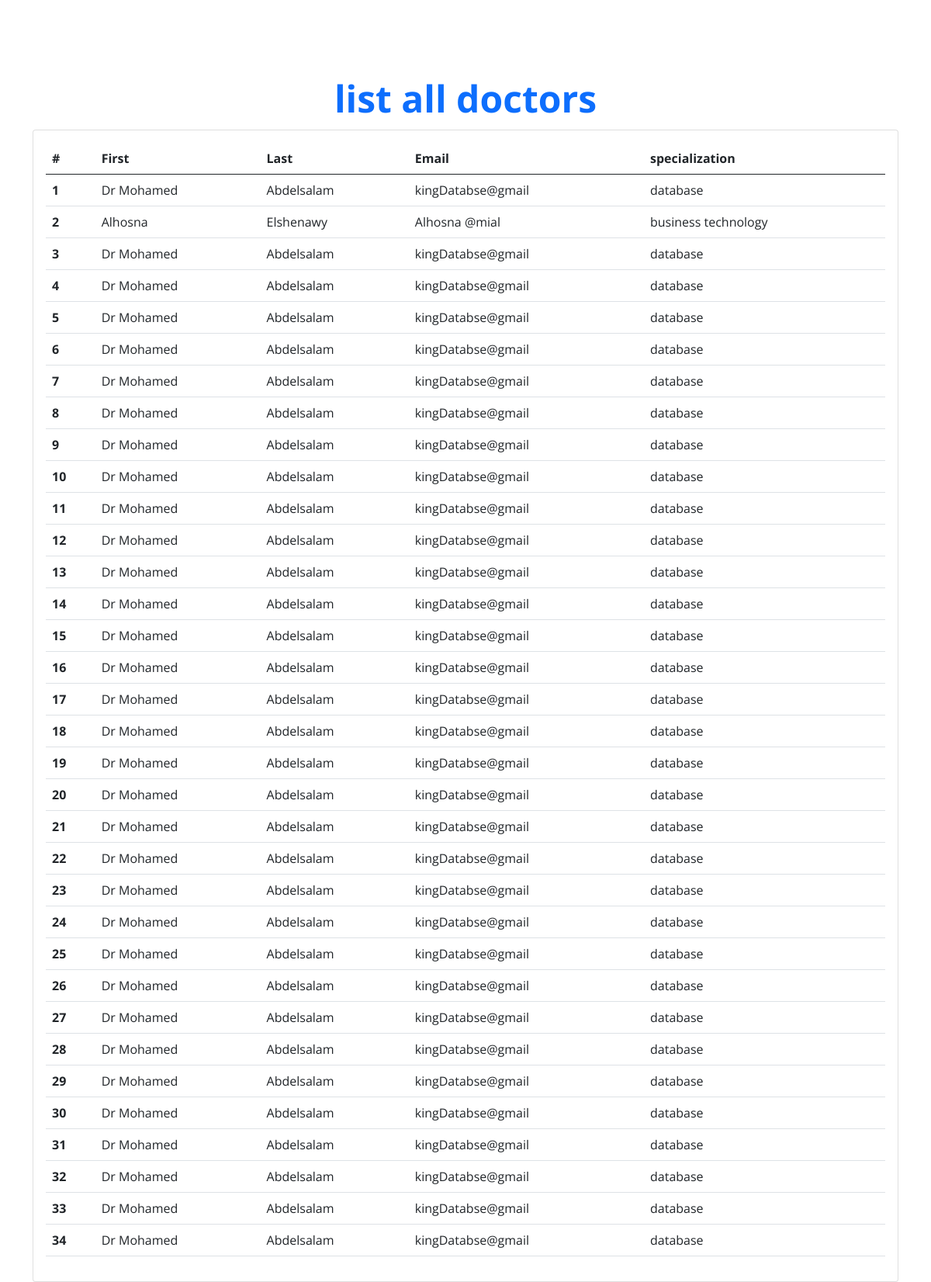
/pharmacy/doctors/create_doctors.php, run on the app's committed database.
### tables this page shows
CREATE TABLE `doctors` (
  `doctor_id` int(11) NOT NULL,
  `first _name` varchar(100) NOT NULL,
  `last_name` varchar(100) NOT NULL,
  `email` varchar(100) NOT NULL,
  `specialization` varchar(200) NOT NULL
);

### pharmacy/doctors/create_doctors.php (the view, shortened to what this page needs)
<?php
    $servername = "localhost";
$username = "root";
$password = "";
$dbName="pharmacy";
$conn=mysqli_connect($servername,$username,$password,$dbName);
$selcet="SELECT * FROM `DOCTORS`";
$my_data=mysqli_query($conn,$selcet);
?>
<!doctype html>
<html lang="en">
    <head>
        <link href="../css/bootstrap.min.css" rel="stylesheet">
        <link href="../css/bootstrap-icons.css" rel="stylesheet">
        <link href="../css/owl.carousel.min.css" rel="stylesheet">
        <link href="../css/owl.theme.default.min.css" rel="stylesheet">
        <link href="../css/templatemo-medic-care.css" rel="stylesheet">
        </head>
        <Body>
<div class="container col md-5">
<h1 class="text-center text-primary">list all doctors</h1>
<div class="card">
  <div class="card-body">
  <table class="table">
  <thead>
    <tr>
      <th scope="col">#</th>
      <th scope="col">First</th>
      <th scope="col">Last</th>
      <th scope="col">Email</th>
      <th scope="col">specialization</th>
    </tr>
  </thead>
  <tbody>
    <?php foreach($my_data as $item) :?>
        <tr>
      <th ><?= $item['doctor_id']?> </th>
      <td><?= $item['first _name']?></td>
      <td><?= $item['last_name']?></td>
      <td><?= $item['email']?></td>
      <td> <?= $item['specialization']?></td>
    </tr>
    <?php endforeach ;?>
  </tbody>
</table>
  </div>
</div>
</div>
    </body>
</html>

### pharmacy/css/templatemo-medic-care.css (style rules this page uses)
:root { --white-color: #FFFFFF; --primary-color: #247cff; --section-bg-color: #F9F9F9; --dark-color: #000000; --title-color: #565758; --p-color: #717275; --border-color: #eaeaea; --body-font-family: 'Open Sans', sans-serif; --h1-font-size: 48px; --h2-font-size: 36px; --h3-font-size: 32px; --h4-font-size: 28px; --h5-font-size: 24px; --h6-font-size: 22px; --p-font-size: 18px; --menu-font-size: 16px; --font-weight-light: 300; --font-weight-normal: 400; --font-weight-semibold: 600; --font-weight-bold: 700; }
body { background: var(--white-color); font-family: var(--body-font-family); position: relative; padding-top: 94px; }
h1, h2, h3, h4, h5, h6 { font-weight: var(--font-weight-semibold); }
h1, h2 { font-weight: var(--font-weight-bold); }
h1 { font-size: var(--h1-font-size); line-height: normal; }

### data on the page
doctors: doctor_id "1", first _name "Dr Mohamed", last_name "Abdelsalam", email "kingDatabse@gmail", specialization "database"
doctors: doctor_id "2", first _name "Alhosna", last_name "Elshenawy", email "Alhosna @mial", specialization "business technology"
doctors: doctor_id "3", first _name "Dr Mohamed", last_name "Abdelsalam", email "kingDatabse@gmail", specialization "database"
doctors: doctor_id "4", first _name "Dr Mohamed", last_name "Abdelsalam", email "kingDatabse@gmail", specialization "database"
doctors: doctor_id "5", first _name "Dr Mohamed", last_name "Abdelsalam", email "kingDatabse@gmail", specialization "database"
doctors: doctor_id "6", first _name "Dr Mohamed", last_name "Abdelsalam", email "kingDatabse@gmail", specialization "database"
doctors: doctor_id "7", first _name "Dr Mohamed", last_name "Abdelsalam", email "kingDatabse@gmail", specialization "database"
doctors: doctor_id "8", first _name "Dr Mohamed", last_name "Abdelsalam", email "kingDatabse@gmail", specialization "database"
doctors: doctor_id "9", first _name "Dr Mohamed", last_name "Abdelsalam", email "kingDatabse@gmail", specialization "database"
doctors: doctor_id "10", first _name "Dr Mohamed", last_name "Abdelsalam", email "kingDatabse@gmail", specialization "database"
doctors: doctor_id "11", first _name "Dr Mohamed", last_name "Abdelsalam", email "kingDatabse@gmail", specialization "database"
doctors: doctor_id "12", first _name "Dr Mohamed", last_name "Abdelsalam", email "kingDatabse@gmail", specialization "database"
doctors: doctor_id "13", first _name "Dr Mohamed", last_name "Abdelsalam", email "kingDatabse@gmail", specialization "database"
doctors: doctor_id "14", first _name "Dr Mohamed", last_name "Abdelsalam", email "kingDatabse@gmail", specialization "database"
doctors: doctor_id "15", first _name "Dr Mohamed", last_name "Abdelsalam", email "kingDatabse@gmail", specialization "database"
doctors: doctor_id "16", first _name "Dr Mohamed", last_name "Abdelsalam", email "kingDatabse@gmail", specialization "database"
doctors: doctor_id "17", first _name "Dr Mohamed", last_name "Abdelsalam", email "kingDatabse@gmail", specialization "database"
doctors: doctor_id "18", first _name "Dr Mohamed", last_name "Abdelsalam", email "kingDatabse@gmail", specialization "database"
doctors: doctor_id "19", first _name "Dr Mohamed", last_name "Abdelsalam", email "kingDatabse@gmail", specialization "database"
doctors: doctor_id "20", first _name "Dr Mohamed", last_name "Abdelsalam", email "kingDatabse@gmail", specialization "database"
doctors: doctor_id "21", first _name "Dr Mohamed", last_name "Abdelsalam", email "kingDatabse@gmail", specialization "database"
doctors: doctor_id "22", first _name "Dr Mohamed", last_name "Abdelsalam", email "kingDatabse@gmail", specialization "database"
doctors: doctor_id "23", first _name "Dr Mohamed", last_name "Abdelsalam", email "kingDatabse@gmail", specialization "database"
doctors: doctor_id "24", first _name "Dr Mohamed", last_name "Abdelsalam", email "kingDatabse@gmail", specialization "database"
doctors: doctor_id "25", first _name "Dr Mohamed", last_name "Abdelsalam", email "kingDatabse@gmail", specialization "database"
doctors: doctor_id "26", first _name "Dr Mohamed", last_name "Abdelsalam", email "kingDatabse@gmail", specialization "database"
doctors: doctor_id "27", first _name "Dr Mohamed", last_name "Abdelsalam", email "kingDatabse@gmail", specialization "database"
doctors: doctor_id "28", first _name "Dr Mohamed", last_name "Abdelsalam", email "kingDatabse@gmail", specialization "database"
doctors: doctor_id "29", first _name "Dr Mohamed", last_name "Abdelsalam", email "kingDatabse@gmail", specialization "database"
doctors: doctor_id "30", first _name "Dr Mohamed", last_name "Abdelsalam", email "kingDatabse@gmail", specialization "database"
doctors: doctor_id "31", first _name "Dr Mohamed", last_name "Abdelsalam", email "kingDatabse@gmail", specialization "database"
doctors: doctor_id "32", first _name "Dr Mohamed", last_name "Abdelsalam", email "kingDatabse@gmail", specialization "database"
doctors: doctor_id "33", first _name "Dr Mohamed", last_name "Abdelsalam", email "kingDatabse@gmail", specialization "database"
doctors: doctor_id "34", first _name "Dr Mohamed", last_name "Abdelsalam", email "kingDatabse@gmail", specialization "database"
